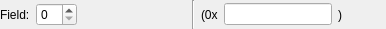
<?xml version="1.0" encoding="UTF-8"?>
<ui version="4.0">
 <class>BasicIntValueFieldWidget</class>
 <widget class="QWidget" name="BasicIntValueFieldWidget">
  <property name="geometry">
   <rect>
    <x>0</x>
    <y>0</y>
    <width>386</width>
    <height>29</height>
   </rect>
  </property>
  <property name="windowTitle">
   <string>Basic Int Value Field</string>
  </property>
  <layout class="QHBoxLayout" name="horizontalLayout_3" stretch="1,0,1">
   <property name="leftMargin">
    <number>0</number>
   </property>
   <property name="topMargin">
    <number>0</number>
   </property>
   <property name="rightMargin">
    <number>0</number>
   </property>
   <property name="bottomMargin">
    <number>0</number>
   </property>
   <item>
    <layout class="QHBoxLayout" name="horizontalLayout">
     <item>
      <widget class="QLabel" name="m_nameLabel">
       <property name="text">
        <string>Field:</string>
       </property>
      </widget>
     </item>
     <item>
      <widget class="QSpinBox" name="m_valueSpinBox"/>
     </item>
     <item>
      <spacer name="horizontalSpacer">
       <property name="orientation">
        <enum>Qt::Horizontal</enum>
       </property>
       <property name="sizeHint" stdset="0">
        <size>
         <width>40</width>
         <height>20</height>
        </size>
       </property>
      </spacer>
     </item>
    </layout>
   </item>
   <item>
    <widget class="Line" name="line">
     <property name="orientation">
      <enum>Qt::Vertical</enum>
     </property>
    </widget>
   </item>
   <item>
    <layout class="QHBoxLayout" name="horizontalLayout_2">
     <item>
      <widget class="QLabel" name="m_serFrontLabel">
       <property name="text">
        <string>(0x</string>
       </property>
      </widget>
     </item>
     <item>
      <widget class="QLineEdit" name="m_serValueLineEdit"/>
     </item>
     <item>
      <widget class="QLabel" name="m_serBackLabel">
       <property name="text">
        <string>)</string>
       </property>
      </widget>
     </item>
     <item>
      <spacer name="horizontalSpacer_2">
       <property name="orientation">
        <enum>Qt::Horizontal</enum>
       </property>
       <property name="sizeHint" stdset="0">
        <size>
         <width>40</width>
         <height>20</height>
        </size>
       </property>
      </spacer>
     </item>
    </layout>
   </item>
  </layout>
 </widget>
 <resources/>
 <connections/>
</ui>
